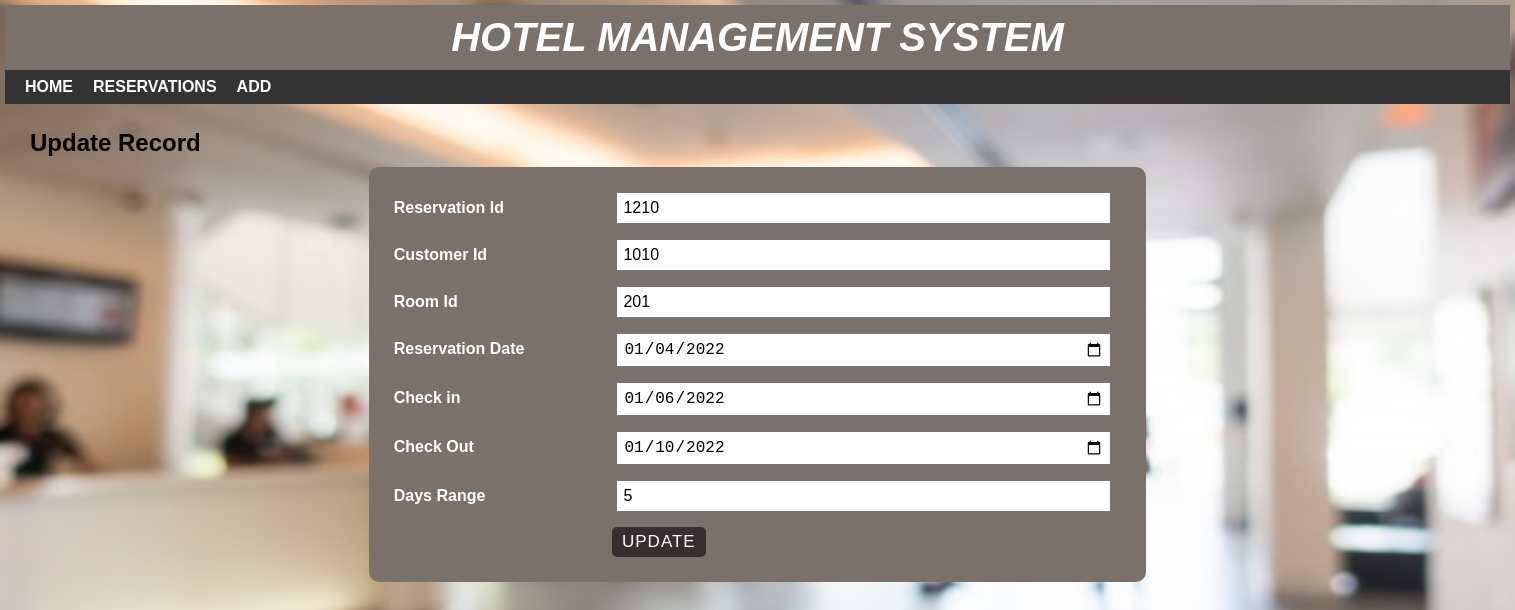
Screenshot of /updatereserve.php?RESERVE_ID=1210 with the database file from the repository.
### tables this page shows
CREATE TABLE IF NOT EXISTS `reservation` (
  `RESERVE_ID` int NOT NULL AUTO_INCREMENT,
  `CUST_ID` int NOT NULL,
  `ROOM_ID` int NOT NULL,
  `RESERVE_DATE` date DEFAULT NULL,
  `CHECK_IN` date DEFAULT NULL,
  `CHECK_OUT` date DEFAULT NULL,
  `DAYS_RANGE` int NOT NULL,
  PRIMARY KEY (`RESERVE_ID`),
  KEY `CUST_ID` (`CUST_ID`),
  KEY `ROOM_ID` (`ROOM_ID`)
);

### updatereserve.php (the view, shortened to what this page needs)
<?php
include 'headers/headerreserve.php';
?>
<?php
include 'databaseconfig/config.php';
$RESERVE_ID = $_GET['RESERVE_ID'];
$sql = "SELECT * FROM RESERVATION WHERE RESERVE_ID = '$RESERVE_ID'";
$result = mysqli_query($conn, $sql) or die("Query Unsuccessful.");
if (mysqli_num_rows($result) > 0) {
  while ($row = mysqli_fetch_assoc($result)) {
?>
    <div id="main-content">
      <h2>Update Record</h2>
      <form class="post-form" action="<?php echo $_SERVER['PHP_SELF']; ?>" method="post">
        <div class="form-group">
          <label>Reservation Id</label>
          <input type="text" name="e1" value="<?php echo $row['RESERVE_ID']; ?>" />
        </div>
        <div class="form-group">
          <label>Customer Id</label>
          <input type="text" name="e2" value="<?php echo $row['CUST_ID']; ?>" />
        </div>
        <div class="form-group">
          <label>Room Id</label>
          <input type="text" name="e3" value="<?php echo $row['ROOM_ID']; ?>" />
        </div>
        <div class="form-group">
          <label>Reservation Date</label>
          <input type="date" name="e4" placeholder="yyyy-mm-dd" value="<?php echo $row['RESERVE_DATE']; ?>" />
        </div>
        <div class="form-group">
          <label>Check in</label>
          <input type="date" name="e5" placeholder="yyyy-mm-dd" value="<?php echo $row['CHECK_IN']; ?>" />
        </div>
        <div class="form-group">
          <label>Check Out</label>
          <input type="date" name="e6" placeholder="yyyy-mm-dd" value="<?php echo $row['CHECK_OUT']; ?>" />
        </div>
        <div class="form-group">
          <label>Days Range</label>
          <input type="text" name="e7" value="<?php echo $row['DAYS_RANGE']; ?>" />
        </div>
        <input class="submit" type="submit" name="updatebtn" value="update" />
      </form>
  <?php
  }
}
  ?>
    </div>

### css/style.css (style rules this page uses)
body { font: 16px arial; margin: 0; padding: 0; background-image: url("../images/hotel-lobby.jpg"); background-repeat: no-repeat; background-attachment: fixed; background-size: 100% 100%; }
#main-content { padding: 25px; min-height: 400px; }
#main-content h2 { margin: 0 0 10px; text-transform: capitalize; }
#main-content .post-form { width: 50%; padding: 25px; margin: 0 auto 10px; background-color: #7a716b; border-radius: 10px; }
#main-content .post-form .form-group { margin: 0 0 15px; }
#main-content .post-form .form-group label { width: 30%; display: inline-block; color: #fff; font-weight: 600; }
#main-content .post-form .form-group input, #main-content .post-form .form-group select { font-size: 16px; width: 66%; display: inline-block; padding: 5px; margin: 0; }
#main-content .post-form .submit { font-size: 17px; letter-spacing: 1px; text-transform: uppercase; padding: 5px 10px; color: #fff; background-color: #372f2f; border: none; border-radius: 5px; margin: 0 0 0 30%; cursor: pointer; transition: all 0.3s; }

### rows the page displays
reservation: e1 "1210", e2 "1010", e3 "201", e4 "01/04/2022", e5 "01/06/2022", e6 "01/10/2022", e7 "5"
